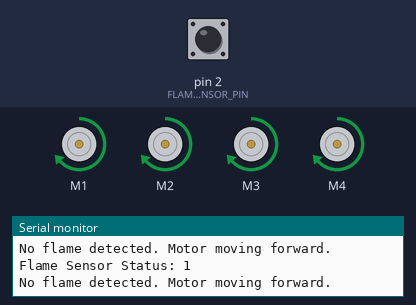
A sketch run on a simulated Arduino Uno, built with avr-gcc and run on an emulated ATmega328P. On the bench: 4 × DC motor (green arrow = forward, orange = backward, longer = faster), the last lines printed to the serial monitor. Inputs (shaded band) come from the test bench; at power-on: pin 2 (FLAME_SENSOR_PIN) HIGH.

Above: at 1.2 s.
1.3 s: pin 2 (FLAME_SENSOR_PIN) driven LOW
At 2.2 s:
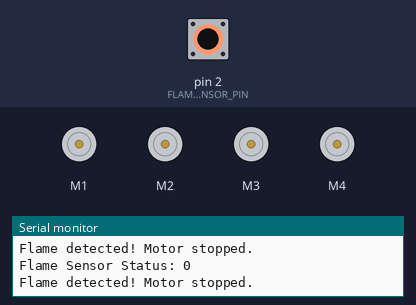
2.8 s: pin 2 (FLAME_SENSOR_PIN) driven HIGH
At 3.8 s:
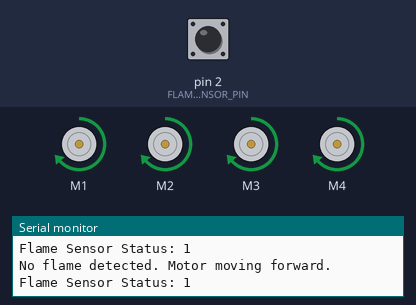
5.8 s: pin 2 (FLAME_SENSOR_PIN) pulsed LOW 2 times (0.12 s each, 0.3 s apart)
At 6.2 s:
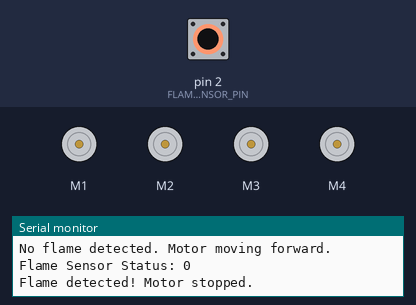
9.4 s: pin 2 (FLAME_SENSOR_PIN) pulsed LOW 5 times (0.12 s each, 0.3 s apart)
At 9.63 s:
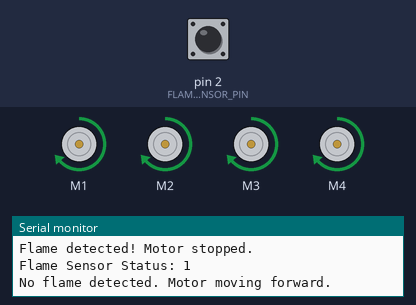
Timing chart, 0 to 12.4 s (numbered marks = the images above; inputs shaded):
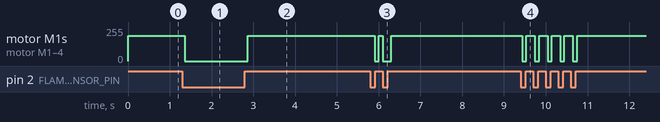

Measured:
- after the input at 1.3 s, motor M1–4: forward 190/255 → stopped after 0.06 s
- after the input at 2.8 s, motor M1–4: stopped → forward 190/255 after 0.07 s
- after the input at 5.8 s, motor M1–4: forward 190/255 → stopped after 0.10 s, → forward 190/255 0.10 s later, → stopped 0.10 s later, → forward 190/255 0.20 s later
- after the input at 9.4 s, motor M1–4: alternates forward 190/255 for 0.20 s and stopped for 0.10 s, 10 changes in all, then stays forward 190/255, starting at once

The sketch:

fire_sensor_car.ino
```cpp
#include <AFMotor.h>

// Define motor control for the motor driver shield
AF_DCMotor motor1(1, MOTOR12_1KHZ);
AF_DCMotor motor2(2, MOTOR12_1KHZ);
AF_DCMotor motor3(3, MOTOR34_1KHZ);
AF_DCMotor motor4(4, MOTOR34_1KHZ);

// Define flame sensor pin
#define FLAME_SENSOR_PIN 2  // Digital pin for flame sensor

void setup() {
  Serial.begin(9600);

  // Setup flame sensor pin as input
  pinMode(FLAME_SENSOR_PIN, INPUT);

  // Initially move forward
  moveForward();
  Serial.println("Setup complete. Motor moving forward...");
}

void loop() {
  // Read the flame sensor value (digital)
  int flameDetected = digitalRead(FLAME_SENSOR_PIN);

  // Print flame sensor status for debugging
  Serial.print("Flame Sensor Status: ");
  Serial.println(flameDetected);

  // If flame is detected (LOW signal), stop the motors
  if (flameDetected == LOW) {
    moveStop();  // Stop motors
    Serial.println("Flame detected! Motor stopped.");
  }
  // If flame is not detected, move the motors forward
  else {
    moveForward();  // Resume moving forward
    Serial.println("No flame detected. Motor moving forward.");
  }

  delay(100);  // Small delay to avoid rapid polling
}

void moveStop() {
  motor1.run(RELEASE);
  motor2.run(RELEASE);
  motor3.run(RELEASE);
  motor4.run(RELEASE);
}

void moveForward() {
  motor1.run(FORWARD);
  motor2.run(FORWARD);
  motor3.run(FORWARD);
  motor4.run(FORWARD);

  // Set motor speed
  motor1.setSpeed(190);  // Adjust speed value if needed
  motor2.setSpeed(190);
  motor3.setSpeed(190);
  motor4.setSpeed(190);
}
```
